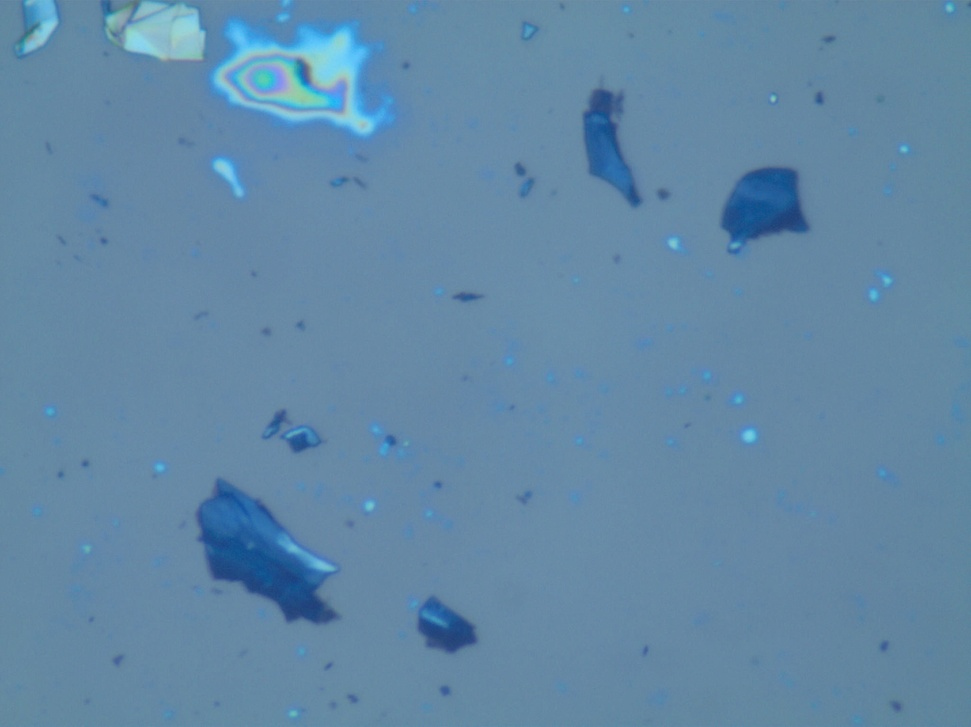
#> input picture Image_433.jpg, 971 x 727 px, shrunk from 2048 x 1532 before the run
$ python graphene_identification.py
#> lines starting #> are read from the running program, lines starting #| are printed output that depends on the picture; after the words box and inside, x2 and y2 are one past the last pixel; in counts of white or black regions, pixels touching at a corner belong together
import cv2
import numpy as np

def estimate_thickness(image_path, calibration_curve):
    # Load the image
#> called with image_path = 'Image_433.jpg', calibration_curve = 1
    img = cv2.imread(image_path)
#> img is the input picture: shape (727, 971, 3); mean B, G, R 165.7, 136.3, 98.3

    # Convert to grayscale
    gray = cv2.cvtColor(img, cv2.COLOR_BGR2GRAY)
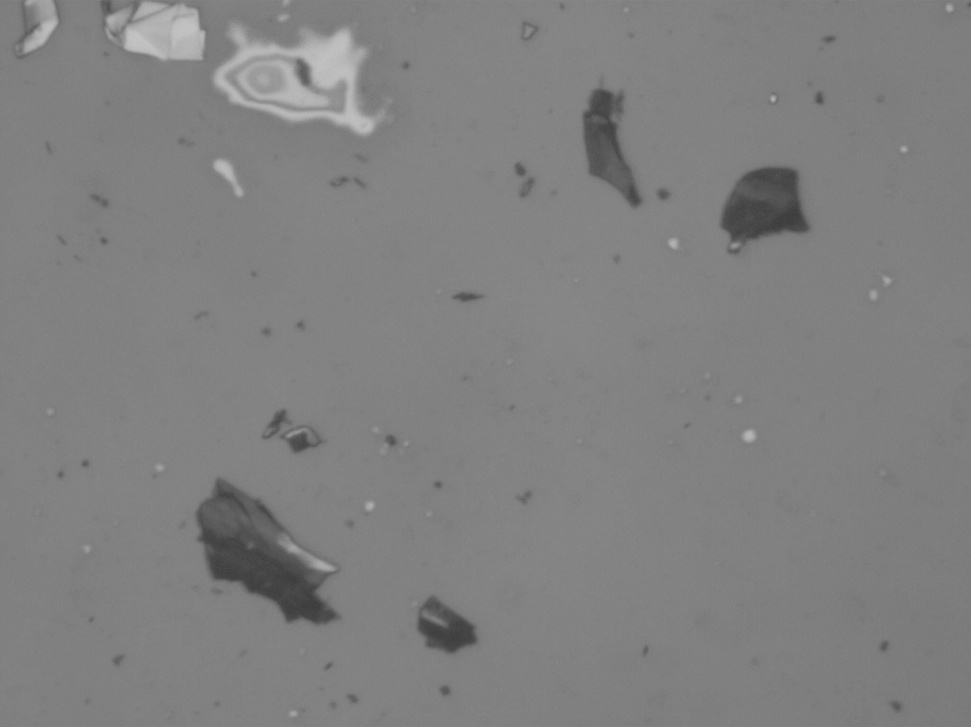
#> gray: shape (727, 971); min 59, max 195, mean 128.3

    # You would need to calibrate this threshold value based on your specific images and calibration data
    ret, thresh = cv2.threshold(gray, 128, 255, cv2.THRESH_BINARY_INV)
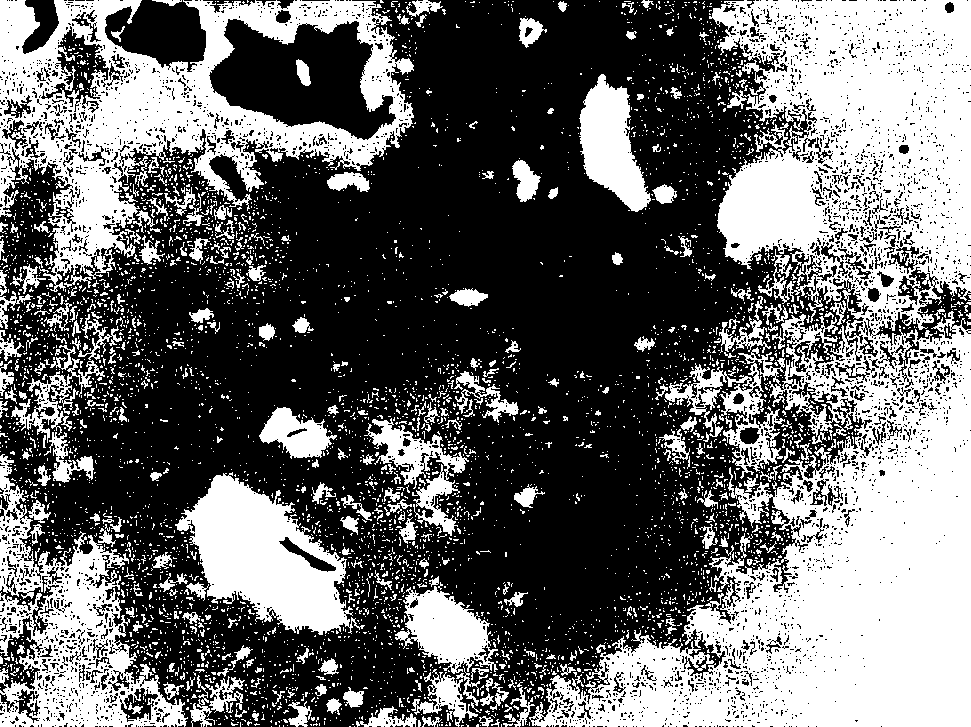
#> thresh: shape (727, 971); 41% white; 4773 white regions (4434 under 20 px), largest, box (x1, y1, x2, y2) and area: (529, 0, 971, 727) 148625, (0, 0, 414, 292) 43780, (0, 454, 188, 727) 18205

    # Calculate thickness for each pixel
    # For this example, we'll just assume a direct proportion, but in reality, you would apply a calibration curve
    thickness_map = np.interp(thresh, [0, 255], [0, calibration_curve])

    # You may want to apply a mask to the thickness map to remove background or noise
    # ...

    return thickness_map

# You must provide this based on your calibration data
calibration_curve = 1.0  # Example: 1.0 grayscale intensity unit corresponds to 1 nm

# Call the function with the image path and the calibration curve
thickness_map = estimate_thickness('Image_433.jpg', calibration_curve)

# For visualization: show the thickness map
cv2.imshow('Thickness Map', thickness_map)
cv2.waitKey(0)
cv2.destroyAllWindows()
